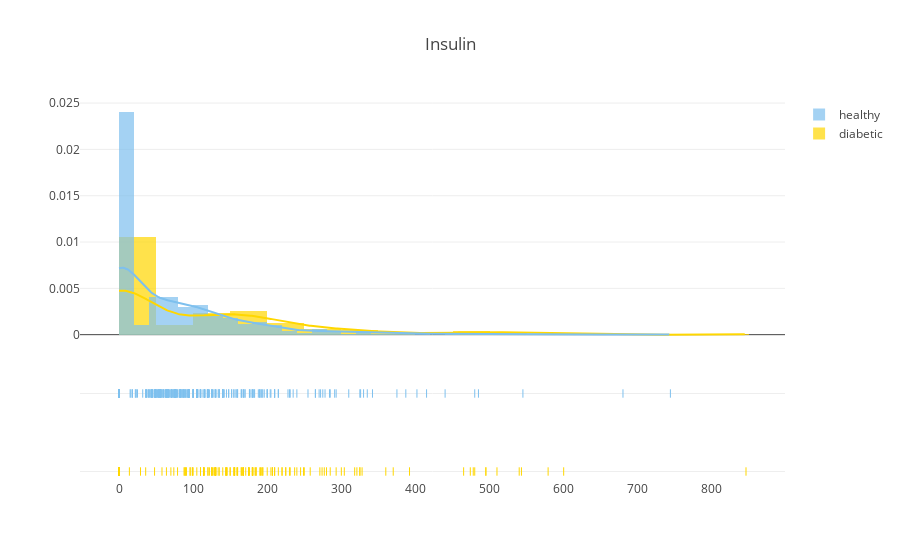

Notebook source saved alongside this figure:
### Code cell
plot_distribution('Insulin', 0)

### Figure 1 — Plotly figure (JSON) as saved in the notebook; plotly's stock layout.template omitted (floating-point values rounded to 4 significant figures; data arrays with more than 128 entries replaced by an {"elided": "..."} marker saying what was removed)
{"data": [{"autobinx": false, "histnorm": "probability density", "legendgroup": "diabetic", "marker": {"color": "#FFD700"}, "name": "diabetic", "opacity": 0.7, "type": "histogram", "uid": "93848269-f64e-4848-95fd-1a26f16d851a", "x": {"elided": "268 int values"}, "xaxis": "x", "xbins": {"end": 846, "size": 0, "start": 0}, "yaxis": "y"}, {"autobinx": false, "histnorm": "probability density", "legendgroup": "healthy", "marker": {"color": "#7EC0EE"}, "name": "healthy", "opacity": 0.7, "type": "histogram", "uid": "78bc6628-2375-4942-b09e-1641c14aa9e4", "x": {"elided": "500 int values"}, "xaxis": "x", "xbins": {"end": 744, "size": 0, "start": 0}, "yaxis": "y"}, {"legendgroup": "diabetic", "marker": {"color": "#FFD700"}, "mode": "lines", "name": "diabetic", "showlegend": false, "type": "scatter", "uid": "020f3495-1aff-4a9b-9e4b-390b3f564547", "x": {"elided": "500 float values"}, "xaxis": "x", "y": {"elided": "500 float values"}, "yaxis": "y"}, {"legendgroup": "healthy", "marker": {"color": "#7EC0EE"}, "mode": "lines", "name": "healthy", "showlegend": false, "type": "scatter", "uid": "5ddce7a2-3e2e-4ae5-a6dd-6cb260fd4f82", "x": {"elided": "500 float values"}, "xaxis": "x", "y": {"elided": "500 float values"}, "yaxis": "y"}, {"legendgroup": "diabetic", "marker": {"color": "#FFD700", "symbol": "line-ns-open"}, "mode": "markers", "name": "diabetic", "showlegend": false, "type": "scatter", "uid": "8a3b747f-5e91-42c0-b26d-4f46ee1ac02f", "x": {"elided": "268 int values"}, "xaxis": "x", "y": {"elided": "268 str values"}, "yaxis": "y2"}, {"legendgroup": "healthy", "marker": {"color": "#7EC0EE", "symbol": "line-ns-open"}, "mode": "markers", "name": "healthy", "showlegend": false, "type": "scatter", "uid": "cf2d5e69-9a09-4580-b9a4-c1a6ea2390ae", "x": {"elided": "500 int values"}, "xaxis": "x", "y": {"elided": "500 str values"}, "yaxis": "y2"}], "layout": {"barmode": "overlay", "hovermode": "closest", "legend": {"traceorder": "reversed"}, "title": {"text": "Insulin"}, "xaxis": {"anchor": "y2", "domain": [0, 1], "zeroline": false}, "yaxis": {"anchor": "free", "domain": [0.35, 1], "position": 0}, "yaxis2": {"anchor": "x", "domain": [0, 0.25], "dtick": 1, "showticklabels": false}}}
